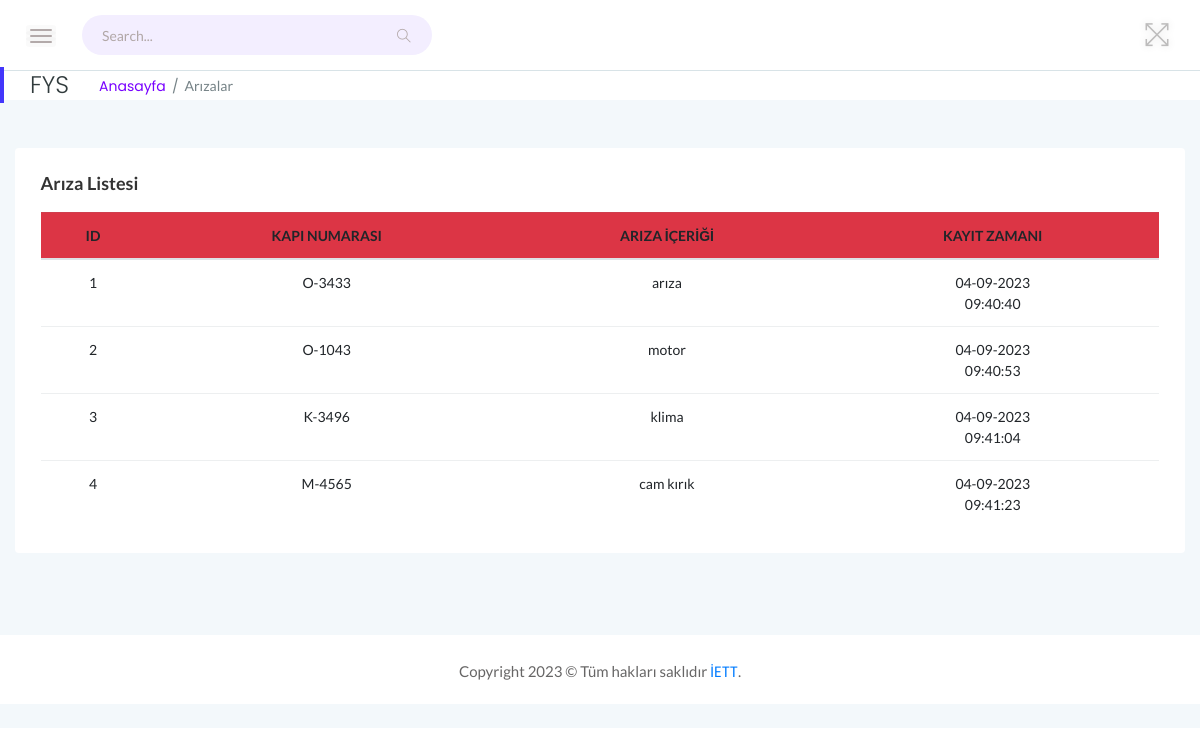
The page /srtdash/arizalistesi.php on the database its author committed.
### tables this page shows
CREATE TABLE `ariza` (
  `ID` int(11) NOT NULL,
  `AracID` varchar(50) NOT NULL,
  `Icerik` text NOT NULL,
  `KayitZamani` datetime NOT NULL
);

### srtdash/arizalistesi.php (the view, shortened to what this page needs)
<!doctype html>
<html class="no-js" lang="en">
<head>
    <link rel="stylesheet" href="assets/css/bootstrap.min.css">
    <link rel="stylesheet" href="assets/css/font-awesome.min.css">
    <link rel="stylesheet" href="assets/css/themify-icons.css">
    <link rel="stylesheet" href="assets/css/metisMenu.css">
    <link rel="stylesheet" href="assets/css/owl.carousel.min.css">
    <link rel="stylesheet" href="assets/css/slicknav.min.css">
    <link rel="stylesheet" href="assets/css/typography.css">
    <link rel="stylesheet" href="assets/css/default-css.css">
    <link rel="stylesheet" href="assets/css/styles.css">
    <link rel="stylesheet" href="assets/css/responsive.css">
</head>
<body>
    <div class="page-container">
        <div class="main-content">
            <div class="header-area">
                <div class="row align-items-center">
                    <div class="col-md-6 col-sm-8 clearfix">
                        <div class="nav-btn pull-left">
                            <span></span>
                            <span></span>
                            <span></span>
                        </div>
                        <div class="search-box pull-left">
                            <form action="#">
                                <input type="text" name="search" placeholder="Search..." required>
                                <i class="ti-search"></i>
                            </form>
                        </div>
                    </div>
                    <div class="col-md-6 col-sm-4 clearfix">
                        <ul class="notification-area pull-right">
                            <li id="full-view"><i class="ti-fullscreen"></i></li>
                        </ul>
                    </div>
                </div>
            </div>
            <div class="page-title-area">
                <div class="row align-items-center">
                    <div class="col-sm-6">
                        <div class="breadcrumbs-area clearfix">
                            <h4 class="page-title pull-left">FYS</h4>
                            <ul class="breadcrumbs pull-left">
                                <li><a href="index.php">Anasayfa</a></li>
                                <li><span>Arızalar</span></li>
                            </ul>
                        </div>
                    </div>
                    <div class="col-sm-6 clearfix">
                    </div>
                </div>
            </div>
            <div class="main-content-inner">
                <div class="row">
                    <div class="col-12 mt-5 mb-4 mx-auto">
                        <div class="card">
                            <div class="card-body">
                                <h4 class="header-title">Arıza Listesi</h4>
                                <div class="single-table">
                                    <div class="table-responsive">
                                        <table class="table table-hover progress-table text-center">
                                            <thead class="text-uppercase bg-danger">
                                                <tr>
                                                    <th scope="col">ID</th>
                                                    <th scope="col">KAPI NUMARASI</th>
                                                    <th scope="col">ARIZA İÇERİĞİ</th>
                                                    <th scope="col">KAYIT ZAMANI</th>
                                                </tr>
                                            </thead>
                                            <tbody>
                                                <?php
                                                include("ayar.php");
                                                $sql = "SELECT * FROM ariza";
                                                $result = $baglanti->query($sql);
                                                if ($result->num_rows > 0) {
                                                    while ($row = $result->fetch_assoc()) {
                                                        echo "<tr>";
                                                        echo "<td>" . $row["ID"] . "</td>";
                                                        echo "<td>" . $row["AracID"] . "</td>";
                                                        echo "<td>" . $row["Icerik"] . "</td>";
                                                        echo "<td>";
                                                        echo date('d-m-Y', strtotime($row["KayitZamani"]));
                                                        echo "<br>";
                                                        echo date('H:i:s', strtotime($row["KayitZamani"]));
                                                        echo "</td>";
                                                        echo "</tr>";
                                                    }
                                                } else {
                                                    echo "<tr><td colspan='3'>Veri bulunamadı.</td></tr>";
                                                }
                                                ?>
                                            </tbody>
                                        </table>
                                    </div>
                                </div>
                            </div>
                        </div>
                    </div>
                </div>
            </div>
            <footer>
                <div class="footer-area mt-2">
                    <p>Copyright 2023 © Tüm hakları saklıdır <a href="https://iett.gov.tr/">İETT</a>.</p>
                </div>
            </footer>
        </div>
</body>
</html>

### srtdash/assets/css/styles.css (style rules this page uses)
.page-container { width: 100%; height: 100%; min-height: 100vh; padding-left: 280px; -webkit-transition: padding-left 0.3s ease 0s; transition: padding-left 0.3s ease 0s; }
.sbar_collapsed.page-container { padding-left: 0; }
.card { border: none; border-radius: 4px; background-color: #fff; -webkit-transition: all 0.3s ease 0s; transition: all 0.3s ease 0s; }
.card-body { padding: 25.6px; padding: 1.6rem; }
.main-content { width: 100%; background: #F3F8FB; }
.main-content-inner { padding: 0 30px 50px; }
.header-area { padding: 15px 30px; background: #fff; border-bottom: 1px solid #d8e3e7; }
.nav-btn { margin: 10px 30px 0 0; cursor: pointer; }
.nav-btn span { display: block; width: 22px; height: 2px; background: #b3aaaa; margin: 4px 0; border-radius: 15px; -webkit-transition: all 0.3s ease 0s; transition: all 0.3s ease 0s; box-shadow: 0 0 0 4px rgba(99, 96, 96, 0.03); }
.nav-btn span:nth-child(2) { opacity: 0; }
.nav-btn span:first-child { -webkit-transform: rotate(45deg)translate(5px, 5px); transform: rotate(45deg)translate(5px, 5px); }
.nav-btn span:last-child { -webkit-transform: rotate(-45deg)translate(3px, -3px); transform: rotate(-45deg)translate(3px, -3px); }
.sbar_collapsed .nav-btn span { transform: none; opacity: 1; }
.search-box form { position: relative; }
.search-box input { width: 350px; border-radius: 33px; border: none; height: 40px; padding-left: 20px; padding-right: 40px; letter-spacing: 0; background: #f3eeff; }
.search-box form i { position: absolute; right: 21px; top: 14px; font-size: 14px; color: #b1a7a7; }
.notification-area { -webkit-user-select: none; -moz-user-select: none; -ms-user-select: none; user-select: none; position: relative; z-index: 1; }
.notification-area li { display: inline-block; margin-left: 20px; cursor: pointer; -webkit-user-select: none; -moz-user-select: none; -ms-user-select: none; user-select: none; }
.notification-area li>i { font-size: 26px; color: #bdbcbc; vertical-align: middle; text-shadow: 0 0 8px rgba(0, 0, 0, 0.12); -webkit-transition: color 0.3s ease 0s; transition: color 0.3s ease 0s; }
.notification-area li#full-view { display: inline-block; }
.page-title-area { padding: 0 30px; background: #fff; position: relative; }
.page-title-area:before { content: ''; position: absolute; left: 0; top: 50%; width: 4px; height: 36px; background: var(--primary-color); -webkit-transform: translateY(-50%); transform: translateY(-50%); }
.page-title { font-size: 24px; font-weight: 300; color: #313b3d; letter-spacing: 0; margin-right: 30px; }
ul.breadcrumbs { margin-top: 4px; }
.breadcrumbs li { display: inline-block; }
.breadcrumbs li a, .breadcrumbs li span { display: block; font-size: 14px; font-weight: 400; color: #7801ff; letter-spacing: 0; margin-right: 16px; position: relative; }
.breadcrumbs li a:before { content: '/'; color: #768387; position: absolute; right: -13px; top: 0; }
.breadcrumbs li span { margin-right: 0; color: #768387; text-transform: capitalize; }
.header-title { font-family: 'Lato', sans-serif; font-size: 18px; font-weight: 600; letter-spacing: 0; color: #333; text-transform: capitalize; margin-bottom: 17px; }
.footer-area { text-align: center; padding: 23px 0 19px; background: #fff; }
.footer-area p { color: #676666; margin-bottom: 0; }
.single-table .table { margin-bottom: 0; }
table tr th { border-bottom: none; }
table tr th, table tr td { border-top: 1px solid rgba(120, 130, 140, 0.13) !important; }

### rows shown on the page
ariza: ID "1", AracID "O-3433", Icerik "arıza", KayitZamani "04-09-2023", KayitZamani "09:40:40"
ariza: ID "2", AracID "O-1043", Icerik "motor", KayitZamani "04-09-2023", KayitZamani "09:40:53"
ariza: ID "3", AracID "K-3496", Icerik "klima", KayitZamani "04-09-2023", KayitZamani "09:41:04"
ariza: ID "4", AracID "M-4565", Icerik "cam kırık", KayitZamani "04-09-2023", KayitZamani "09:41:23"
